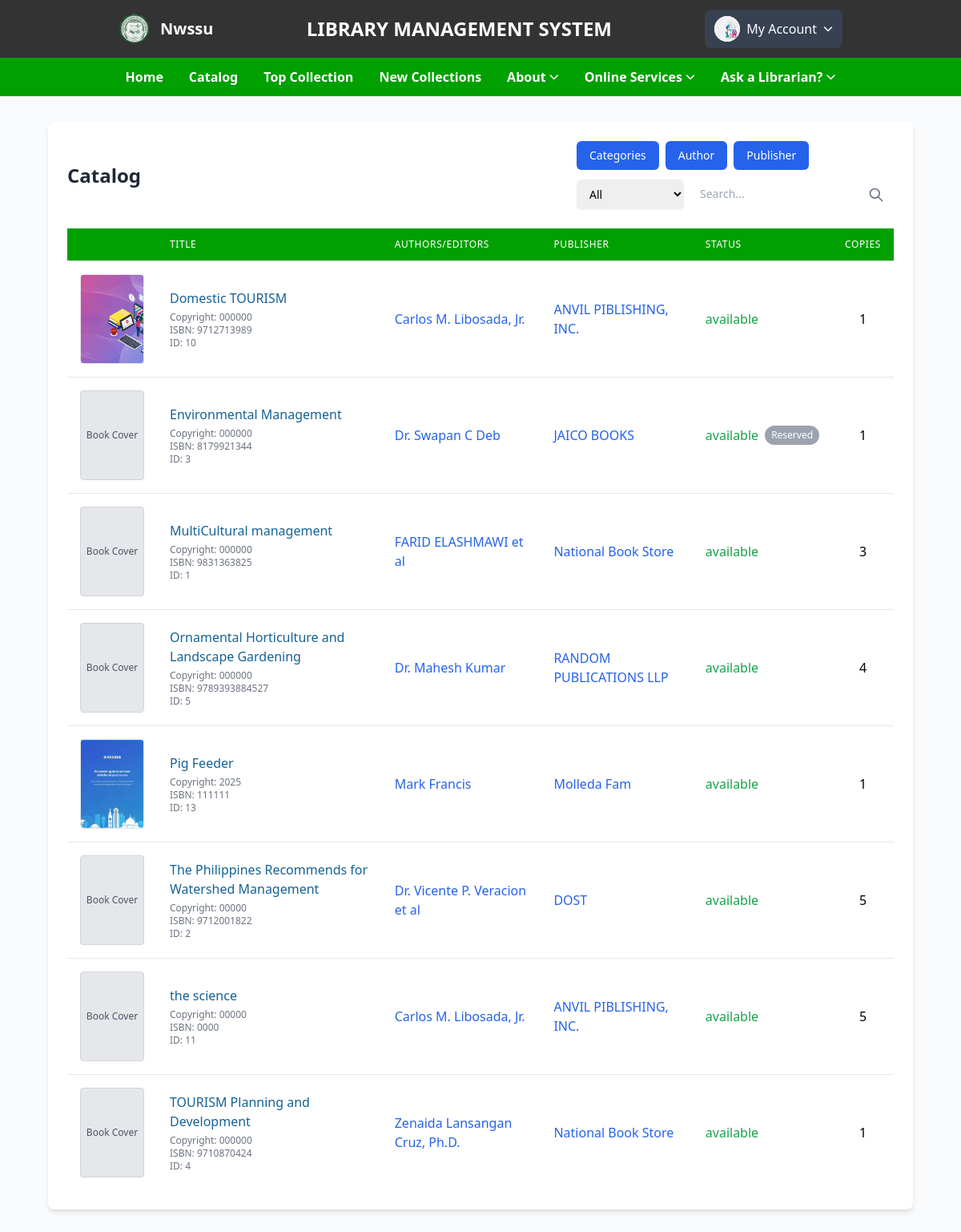
/student/studbooks_display.php (signed in), run on an earlier commit of the app's database.
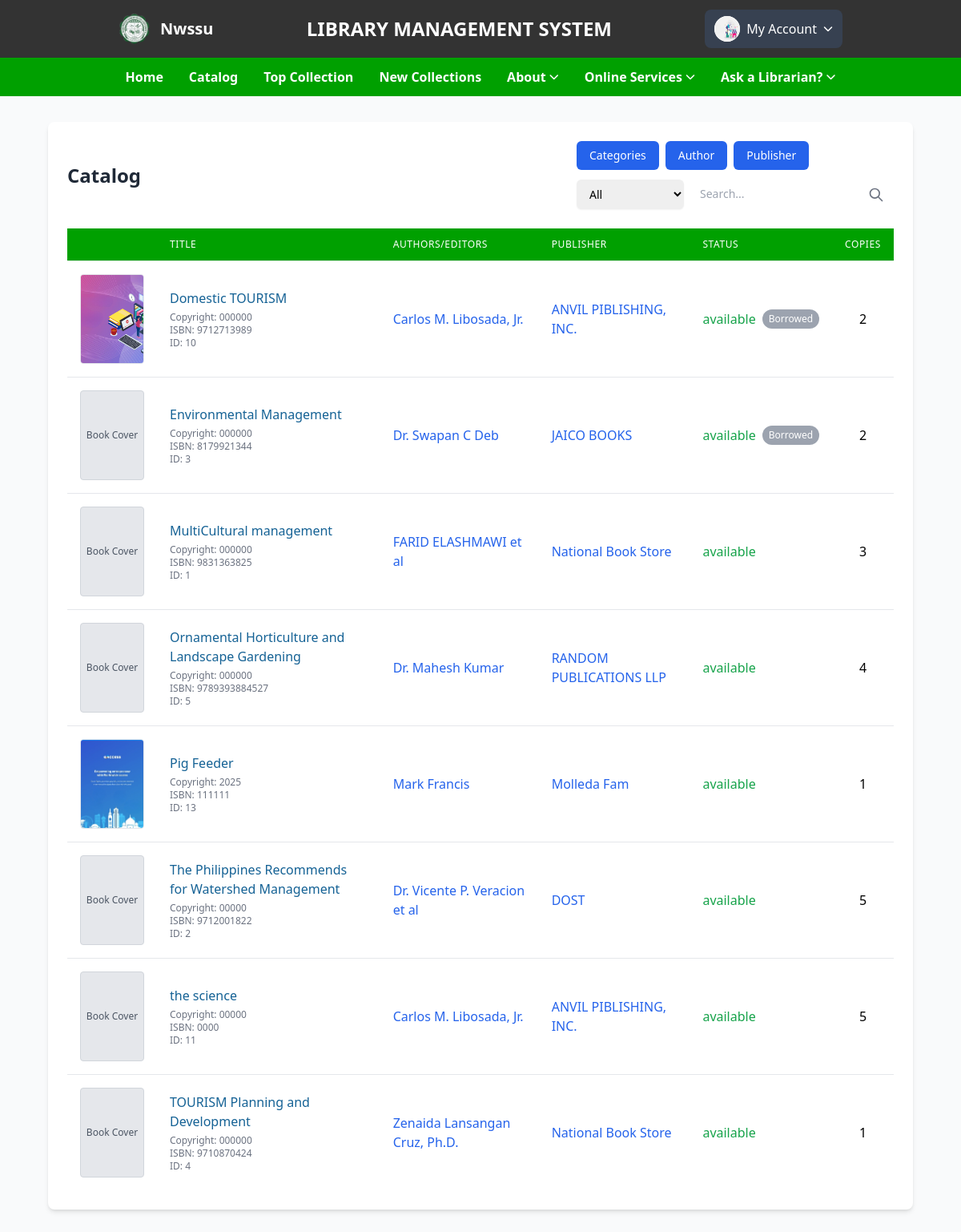
And on a later commit of the database.
### tables this page shows
CREATE TABLE `books` (
  `id` int(100) NOT NULL,
  `material_type` varchar(250) NOT NULL,
  `sub_type` varchar(250) NOT NULL,
  `category` varchar(250) NOT NULL,
  `title` varchar(500) NOT NULL,
  `author` varchar(500) NOT NULL,
  `publisher` varchar(500) NOT NULL,
  `status` varchar(100) NOT NULL,
  `subject` varchar(250) NOT NULL,
  `content` varchar(5000) NOT NULL,
  `summary` varchar(5000) NOT NULL,
  `issn` varchar(250) NOT NULL,
  `call_no` varchar(250) NOT NULL,
  `ISBN` varchar(250) NOT NULL,
  `copyright` varchar(250) NOT NULL,
  `page_number` int(250) NOT NULL,
  `edition` varchar(250) NOT NULL,
  `copies` int(250) NOT NULL,
  `date_acquired` varchar(250) NOT NULL,
  `books_image` varchar(400) DEFAULT NULL,
  `catalog_date` varchar(50) NOT NULL
);

### student/studbooks_display.php (the view, shortened to what the changed rows need)
<?php
include '../student/side_navbars.php';
try {
    $conn = new PDO("mysql:host=$db_host;dbname=$db_name", $user_name, $user_password);
    $conn->setAttribute(PDO::ATTR_ERRMODE, PDO::ERRMODE_EXCEPTION);
} catch (PDOException $e) {
    die('Connection failed: ' . $e->getMessage());
}
$page = isset($_GET['page']) ? (int)$_GET['page'] : 1;
$books_per_page = 10;
$offset = ($page - 1) * $books_per_page;
$search_query = $_GET['query'] ?? '';
$search_category = $_GET['category'] ?? 'all';
$search_query_param = $search_query ? '%' . $search_query . '%' : '%';
if ($search_category !== 'all') {
    $query = $conn->prepare("SELECT b.*,
        (SELECT r.status
         FROM reserve_books r
         WHERE r.book_id = b.id
         AND r.user_id = :user_id
         ORDER BY r.reserved_date DESC
         LIMIT 1) AS reservation_status
        FROM books b
        WHERE $search_category LIKE :search
        ORDER BY b.title ASC
        LIMIT :offset, :limit");
} else {
    $query = $conn->prepare("SELECT b.*,
        (SELECT r.status
         FROM reserve_books r
         WHERE r.book_id = b.id
         AND r.user_id = :user_id
         ORDER BY r.reserved_date DESC
         LIMIT 1) AS reservation_status
        FROM books b
        WHERE b.id LIKE :search
        OR b.title LIKE :search
        OR b.author LIKE :search
        OR b.copyright LIKE :search
        OR b.publisher LIKE :search
        OR b.category LIKE :search
        OR b.status LIKE :search
        OR b.ISBN LIKE :search
        OR b.edition LIKE :search
        OR b.subject LIKE :search
        OR b.content LIKE :search
        OR b.summary LIKE :search
        OR b.material_type LIKE :search
        OR b.sub_type LIKE :search
        ORDER BY b.title ASC
        LIMIT :offset, :limit");
}
$query->bindValue(':user_id', $user_id, PDO::PARAM_INT);
$query->bindValue(':search', $search_query_param, PDO::PARAM_STR);
$query->bindValue(':offset', $offset, PDO::PARAM_INT);
$query->bindValue(':limit', $books_per_page, PDO::PARAM_INT);
$query->execute();
$books = $query->fetchAll(PDO::FETCH_ASSOC);
?>
<!DOCTYPE html>
<html lang="en">
<head>
    <script src="https://cdn.tailwindcss.com"></script>
    <link rel="stylesheet" href="https://cdn.lineicons.com/4.0/lineicons.css">
</head>
<body class="bg-gray-50">
    <div class="container mx-auto max-w-7xl">
        <div class="hidden md:block px-[5%] py-8">
            <div class="bg-white rounded-lg shadow-md p-6">
                <div class="flex flex-col md:flex-row justify-between items-start md:items-center mb-6 gap-4">
                    <h2 class="text-2xl font-bold text-gray-800">Catalog</h2>
                </div>
                <div class="overflow-x-auto">
                    <table class="min-w-full divide-y divide-gray-200">
                        <thead>
                            <tr>
                                <th class="px-4 py-3 bg-primary text-white text-left text-xs font-medium uppercase tracking-wider w-24"></th>
                                <th class="px-4 py-3 bg-primary text-white text-left text-xs font-medium uppercase tracking-wider">Title</th>
                                <th class="px-4 py-3 bg-primary text-white text-left text-xs font-medium uppercase tracking-wider">Authors/Editors</th>
                                <th class="px-4 py-3 bg-primary text-white text-left text-xs font-medium uppercase tracking-wider">Publisher</th>
                                <th class="px-4 py-3 bg-primary text-white text-left text-xs font-medium uppercase tracking-wider">Status</th>
                                <th class="px-4 py-3 bg-primary text-white text-left text-xs font-medium uppercase tracking-wider">Copies</th>
                            </tr>
                        </thead>
                        <tbody class="bg-white divide-y divide-gray-200" id="bookTable">
                            <?php if (empty($books)): ?>
                                <tr>
                                    <td colspan="6" class="px-4 py-4 text-center text-gray-500">No books found</td>
                                </tr>
                            <?php else: ?>
                                <?php foreach ($books as $book): ?>
                                    <tr class="hover:bg-gray-50">
                                        <td class="px-4 py-4 whitespace-nowrap">
                                            <div class="flex justify-center">
                                                <?php if (!empty($book['books_image'])): ?>
                                                    <img src="./uploaded_file/<?php echo htmlspecialchars($book['books_image']); ?>" alt="Book Cover" class="w-20 h-28 object-cover border border-gray-200 rounded">
                                                <?php else: ?>
                                                    <div class="w-20 h-28 bg-gray-200 flex items-center justify-center text-gray-600 text-xs font-medium border border-gray-300 rounded">
                                                        Book Cover
                                                    </div>
                                                <?php endif; ?>
                                            </div>
                                        </td>
                                        <td class="px-4 py-4">
                                            <div class="space-y-1">
                                                <a href="./books?id=<?php echo urlencode($book['id']); ?>"
                                                    class="text-[#156295] hover:text-blue-800 hover:underline font-medium book-link"
                                                    data-title="<?php echo htmlspecialchars($book['title']); ?>">
                                                    <?php echo htmlspecialchars($book['title']); ?>
                                                </a>
                                                <div class="text-xs text-gray-500">
                                                    <p>Copyright: <?php echo htmlspecialchars($book['copyright']); ?></p>
                                                    <p>ISBN: <?php echo htmlspecialchars($book['ISBN']); ?></p>
                                                    <p>ID: <?php echo htmlspecialchars($book['id']); ?></p>
                                                </div>
                                            </div>
                                        </td>
                                        <td class="px-4 py-4">
                                            <a href="./author?author=<?php echo urlencode($book['author']); ?>" class="text-blue-600 hover:text-blue-800 hover:underline">
                                                <?php echo htmlspecialchars($book['author']); ?>
                                            </a>
                                        </td>
                                        <td class="px-4 py-4">
                                            <a href="./publisher?publisher=<?php echo urlencode($book['publisher']); ?>" class="text-blue-600 hover:text-blue-800 hover:underline">
                                                <?php echo htmlspecialchars($book['publisher']); ?>
                                            </a>
                                        </td>
                                        <td class="px-4 py-4">
                                            <div class="flex items-center justify-between gap-2">
                                                <span class="<?php echo $book['status'] === 'available' ? 'text-green-600' : 'text-red-600'; ?>">
                                                    <?php echo htmlspecialchars($book['status']); ?>
                                                </span>
                                                <?php if ($book['reservation_status'] === 'borrowed'): ?>
                                                    <span class="inline-flex items-center px-2 py-1 text-xs bg-gray-400 text-white rounded-full">
                                                        Borrowed
                                                    </span>
                                                <?php elseif ($book['reservation_status'] === 'reserved'): ?>
                                                    <span class="inline-flex items-center px-2 py-1 text-xs bg-gray-400 text-white rounded-full">
                                                        Reserved
                                                    </span>
                                                <?php endif; ?>
                                            </div>
                                        </td>
                                        <td class="px-4 py-4 text-center">
                                            <?php echo htmlspecialchars($book['copies']); ?>
                                        </td>
                                    </tr>
                                <?php endforeach; ?>
                            <?php endif; ?>
                        </tbody>
                    </table>
                </div>
            </div>
        </div>
            <?php include '../student/footer.php'; ?>
</body>
</html>

What changed in the data, as far as the page shows it:
changed books "Domestic TOURISM": copies "1" → "2"; now shows "Borrowed"
changed books "Environmental Management": copies "1" → "2"; text "Reserved" → "Borrowed"
